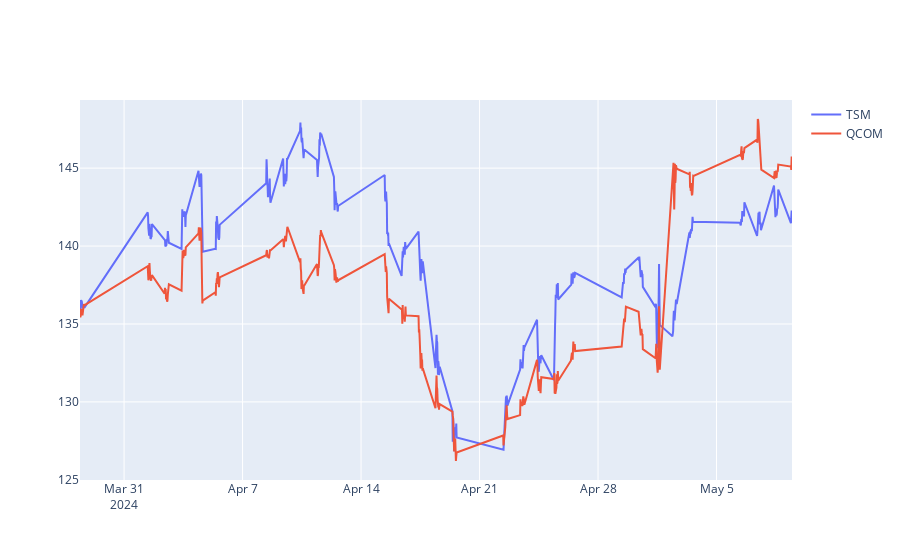

Notebook cell for this chart:
### Code cell
# Plot the two normalized tickers

fig = go.Figure()
fig.add_trace(go.Scatter(x=tsm_data.index, y=tsm_data['Close'], name='TSM'))
fig.add_trace(go.Scatter(x=qcom_data.index, y=qcom_data['Close_NORM'], name='QCOM'))

fig.show()

### Figure 1 — Plotly figure (JSON) as saved in the notebook; plotly's stock layout.template omitted (floating-point values rounded to 4 significant figures; data arrays with more than 128 entries replaced by an {"elided": "..."} marker saying what was removed)
{"data": [{"name": "TSM", "type": "scatter", "x": {"elided": "381 str values"}, "y": {"elided": "381 float values"}}, {"name": "QCOM", "type": "scatter", "x": {"elided": "381 str values"}, "y": {"elided": "381 float values"}}], "layout": {}}
